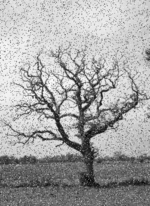
#> input picture Projeto/pepper.png, 150 x 206 px
$ jupyter execute Untitled.ipynb
#> lines starting #> are read from the running program, lines starting #| are printed output that depends on the picture
[cell 1]
import cv2
from matplotlib import pyplot as plt

[cell 2]
img = cv2.imread('pepper.png')
#> img is the input picture: shape (206, 150, 3); min 3, max 253, mean 165

median = cv2.medianBlur(img,5)
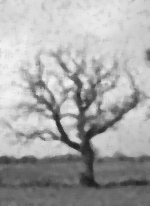
#> median: shape (206, 150, 3); min 29, max 242, mean 167.8
plt.subplot(121),plt.imshow(img),plt.title('Original')
plt.xticks([]), plt.yticks([])
plt.subplot(122),plt.imshow(median),plt.title('Mediana')
plt.xticks([]), plt.yticks([])
plt.show()
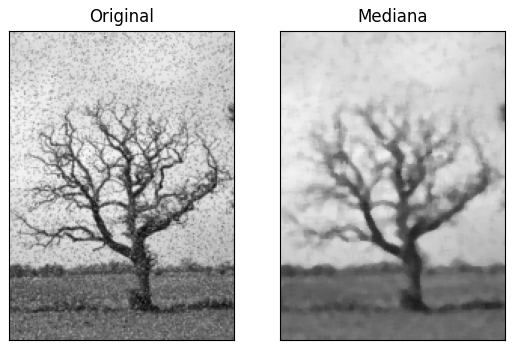
#> figure drawn by matplotlib, 2 panels
